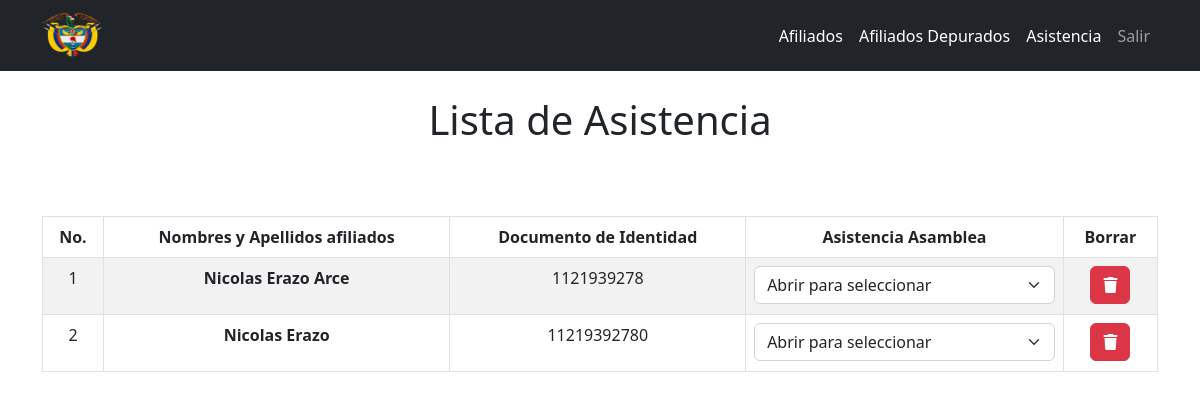
The page /asistencia/ (signed in) on the database as committed earlier.
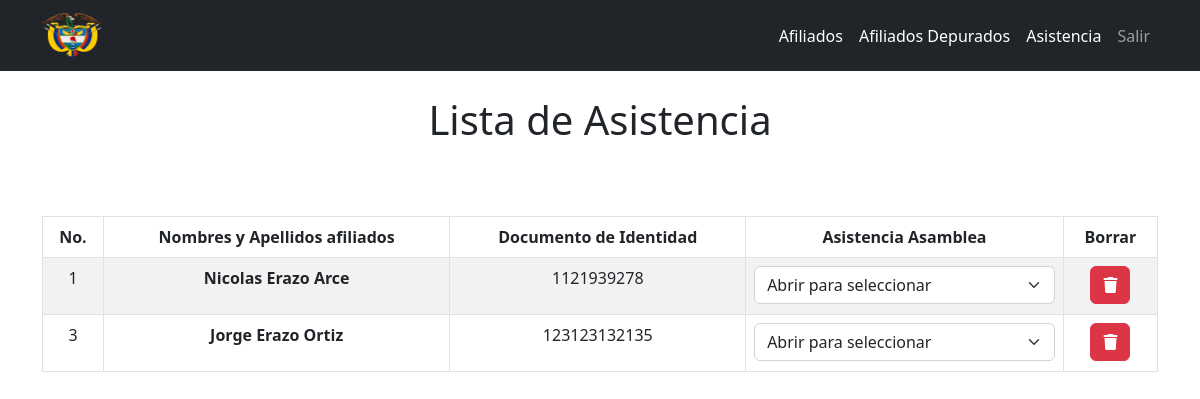
The same page on the database as committed later.
### libro/models.py (models this page shows, shortened)
class Afiliado(models.Model):
    nombres = models.TextField(max_length=100)
    tipo_documento = models.TextField(max_length=100)
    numero_documento = models.BigIntegerField()
    sexo = models.CharField(max_length=10)
    telefono = models.BigIntegerField()
    email = models.EmailField(max_length=100)
    direccion = models.TextField(max_length=100)
    nacimiento = models.DateField(blank=True)
    educacion = models.TextField(max_length=100)
    ocupacion = models.TextField(max_length=100)
    discapacidad = models.TextField(max_length=100)
    grupo_etnico = models.TextField(max_length=100)
    comision_trabajo = models.TextField(max_length=100)
    revision_secretarial = models.TextField(max_length=100)
    dignatario = models.TextField(max_length=100)
    cargo = models.TextField(max_length=100)
    observaciones = models.TextField(blank=True, max_length=100)
    created = models.DateTimeField(auto_now_add=True)
    datecompleted = models.DateTimeField(null=True, blank=True)
    important = models.BooleanField(default=False)
    user = models.ForeignKey(User, on_delete=models.CASCADE)

### libro/views.py (the view)
# urls.py: path('asistencia/', views.asistencia, name='asistencia'),
@login_required
def asistencia(request):
    afiliados = Afiliado.objects.filter(
        user=request.user, datecompleted__isnull=True)
    return render(request, 'asistencia.html', {'afiliados': afiliados})

### libro/templates/asistencia.html (shortened to what this page needs)
{% extends 'base.html' %} {% block content %}
<main class="container">
  <div class="row">
    <h1 class="text-center py-4 card-header">Lista de Asistencia</h1>
    <br /><br />
    <div class="table-responsive">
      <br /><br />
      <table class="table table-bordered table-striped text-center">
        <thead>
          <tr>
            <th scope="col">No.</th>
            <th scope="col">Nombres y Apellidos afiliados</th>
            <th scope="col">Documento de Identidad</th>
            <th scope="col">Asistencia Asamblea</th>
            <th scope="col">Borrar</th>
          </tr>
        </thead>
        <tbody>
          {% for afiliado in afiliados %}
          <tr>
            <td><p>{{afiliado.id}}</p></td>
            <th><p>{{afiliado.nombres}}</p></th>
            <td><p>{{afiliado.numero_documento}}</p></td>
            <td>
                <select class="form-select" aria-label="Default select example">
                  <option selected>Abrir para seleccionar</option>
                </select>
              </td>
              <td>
                  <a class="btn btn-danger" href="#"><i class="fa-solid fa-trash"></i></a>
              </td>
            {% endfor %}
          </tr>
        </tbody>
      </table>
    </div>
  </div>
</main>
<br /><br />
{% endblock %}

### libro/templates/base.html (shortened to what this page needs)
<!DOCTYPE html>
<html lang="en">
{% load static %}
<head>
    <link rel="stylesheet" href="{% static 'css/heroes.css' %}">
    <link rel="stylesheet" href="{% static 'css/navbar-top-fixed.css' %}">
    <link rel="stylesheet" href="https://cdn.jsdelivr.net/npm/bootstrap@5.2.1/dist/css/bootstrap.min.css">
</head>
<body>
  <nav class="navbar navbar-expand-md navbar-dark bg-dark fixed-top">
    <div class="container fluid">
      <a class="navbar-brand" href="/"><img src="{% static 'img/EscudoColombia.png' %}" alt="Home" width="60" height="45"></a>
      <div class="collapse navbar-collapse" id="navbarNavAltMarkup">
            <div class="navbar-nav ms-auto">
                {% if user.is_authenticated %}
                <a class="nav-link active" href="/afiliados">Afiliados</a>
                <a class="nav-link active" href="/afiliados_completed">Afiliados Depurados</a>
                <a class="nav-link active" href="/asistencia">Asistencia</a>
                <a class="nav-link" href="/logout">Salir</a>
                {% else %}
                <a class="nav-link active" href="/signin">Ingreso</a>
                {% endif %}
            </div>
          </div>
        </div>
    </nav>
    {% block content %}
    {% endblock %}
</body>
</html>

### libro/static/css/navbar-top-fixed.css (style rules this page uses)
body { min-height: 40rem; padding-top: 4.5rem; }

Rows that differ between the two databases and show on the page:
no longer on this page (row edited): Afiliado: id "2", nombres "Nicolas Erazo", numero_documento "11219392780"
added Afiliado: id "3", nombres "Jorge Erazo Ortiz", numero_documento "123123132135"
